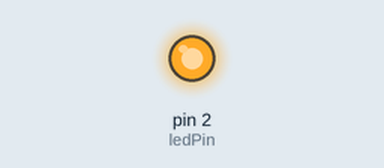
Recording of a sketch running on a simulated Arduino Uno, built with avr-gcc and run on an emulated ATmega328P. On the bench: output pins drawn as LEDs (lit = HIGH).

Above: at 2.5 s.
At 7.5 s:
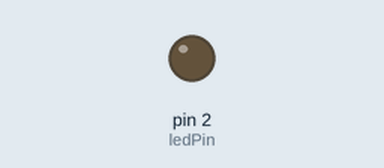
Timing chart, 0 to 13.0 s (numbered marks = the images above):
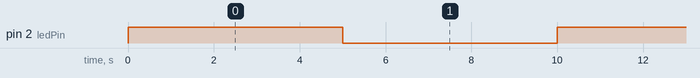

Measured:
- by itself, pin 2 (ledPin): alternates HIGH for 5.0 s and LOW for 5.0 s

The sketch:

sketch_relay_water.ino
```cpp
int ledPin =  2;    // Relay connected to digital pin 2

void setup()   {
  pinMode(ledPin, OUTPUT);
}

void loop()
{
  digitalWrite(ledPin, HIGH);  // Power ON
  delay(5000);
  digitalWrite(ledPin, LOW);   // Power Off
  delay(5000);
}
```
